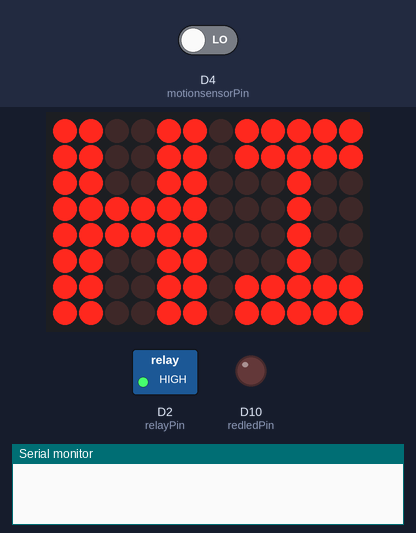
The sketch below on a simulated Arduino Uno R4 WiFi. Parts: 12×8 LED matrix, switched loads named in the sketch (green lamp = pin HIGH), output pins drawn as LEDs (lit = HIGH), the last lines printed to the serial monitor. Inputs (shaded band) come from the test bench; at power-on: D4 (motionsensorPin) LOW.

Above: at 1.2 s.
1.3 s: D4 (motionsensorPin) driven HIGH
At 2.5 s:
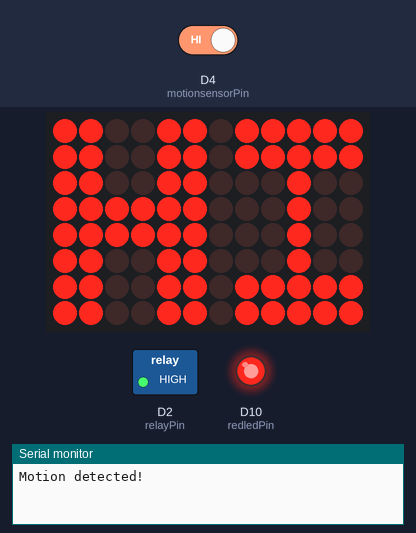
2.8 s: D4 (motionsensorPin) driven LOW
At 3.6 s:
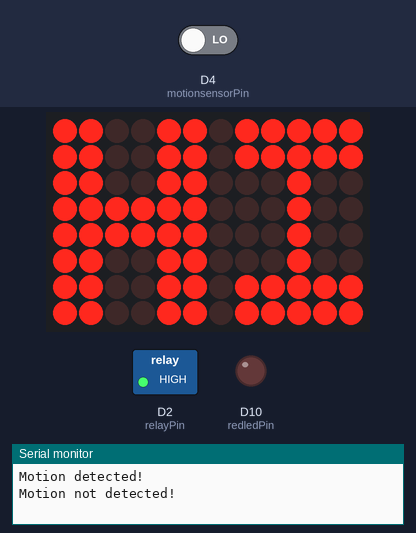
Timing chart, 0 to 5.8 s (numbered marks = the images above; inputs shaded):
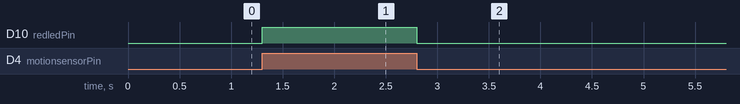

The sketch:

motion_detector.ino
```cpp
#include "Arduino_LED_Matrix.h"

#define relayPin 2
#define redledPin 10
#define motionsensorPin 4 // the pin that the OUTPUT pin of the sensor is connected to

ArduinoLEDMatrix matrix;

const uint32_t hi[] = { // pattern to print "Hi" on Arduino LED Matrix
  0xcdfcdfcc,
  0x4fc4fc4c,
  0xc4cdfcdf,
  66
};

int pinStateCurrent = LOW; // current state of the pin
int pinStatePrevious = LOW; // previous state of the pin

void setup() {
  Serial.begin(9600); // Initialize serial communication
  matrix.begin();
  pinMode(relayPin, OUTPUT); // Set the Relay pin mode
  digitalWrite(relayPin, HIGH); // Assuming high means relay off

  pinMode(redledPin, OUTPUT);
  pinMode(motionsensorPin, INPUT); // Set the motion sensor pin as input
}

void loop() {
  LEDMatrix();

  pinStatePrevious = pinStateCurrent; // Store old state
  pinStateCurrent = digitalRead(motionsensorPin); // Read new state

  if (pinStatePrevious == LOW && pinStateCurrent == HIGH) { // Motion sensor state change: LOW -> HIGH
    digitalWrite(redledPin, HIGH); // Turn on LED, notify locally that motion was detected
    Serial.println("Motion detected!");
  } else if (pinStatePrevious == HIGH && pinStateCurrent == LOW) { // Pin state change: HIGH -> LOW
    digitalWrite(redledPin, LOW); // Turn LED off, motion stopped
    Serial.println("Motion not detected!");
  }
}

void LEDMatrix() {
  matrix.loadFrame(hi); // Load and display the frame
}
```

Measured:
- after the input at 1.3 s, D10 (redledPin): LOW → HIGH at once
- after the input at 2.8 s, D10 (redledPin): HIGH → LOW at once
